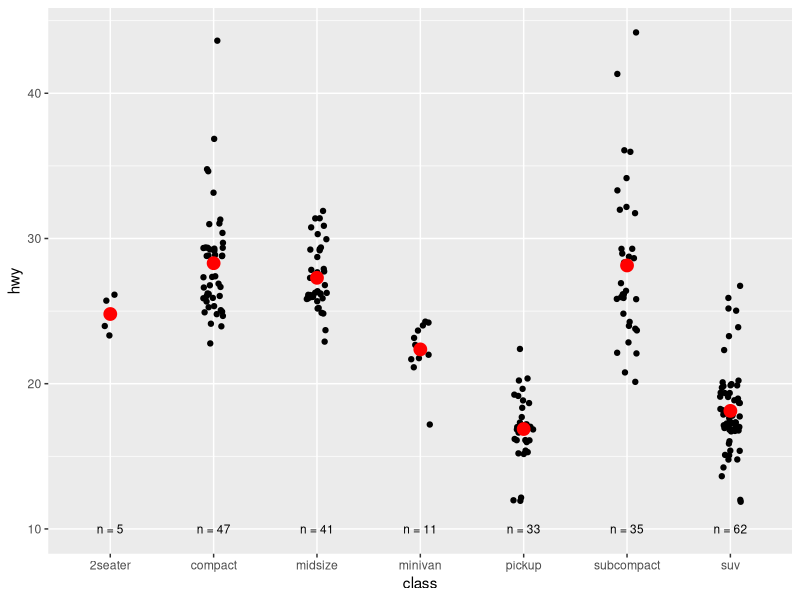
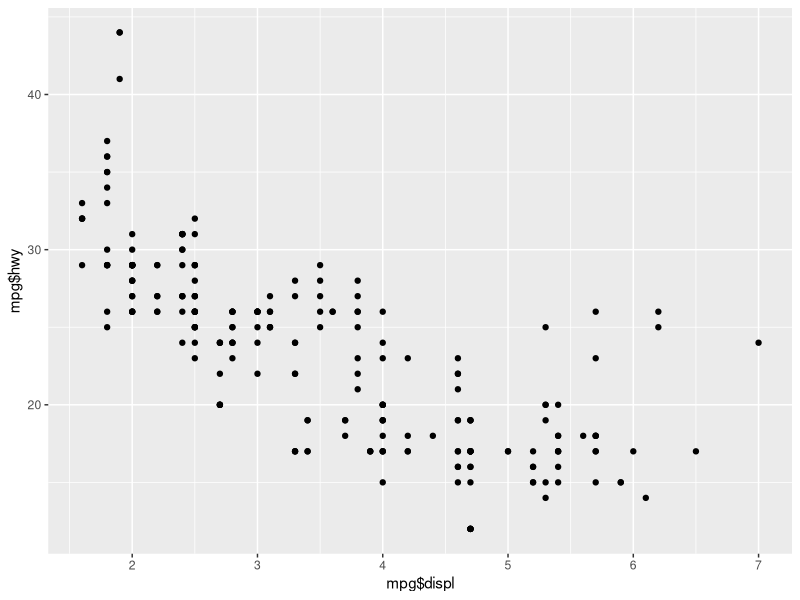
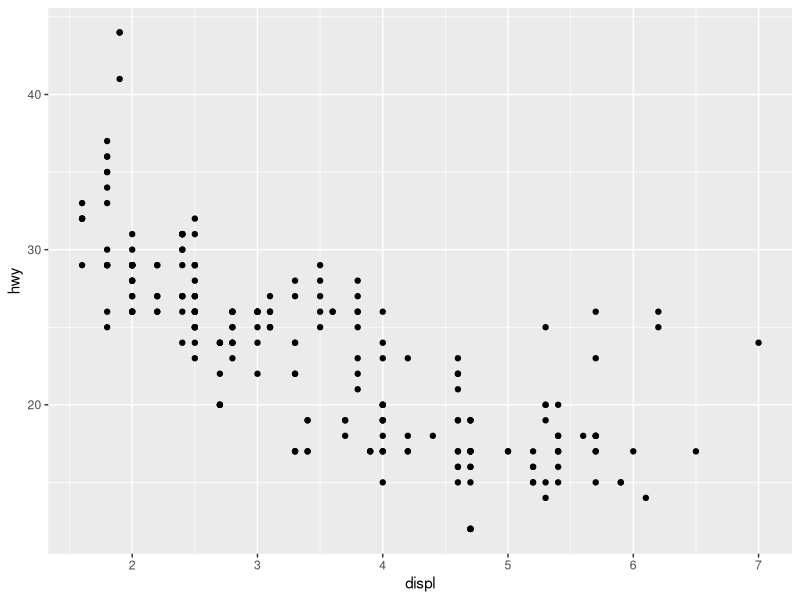
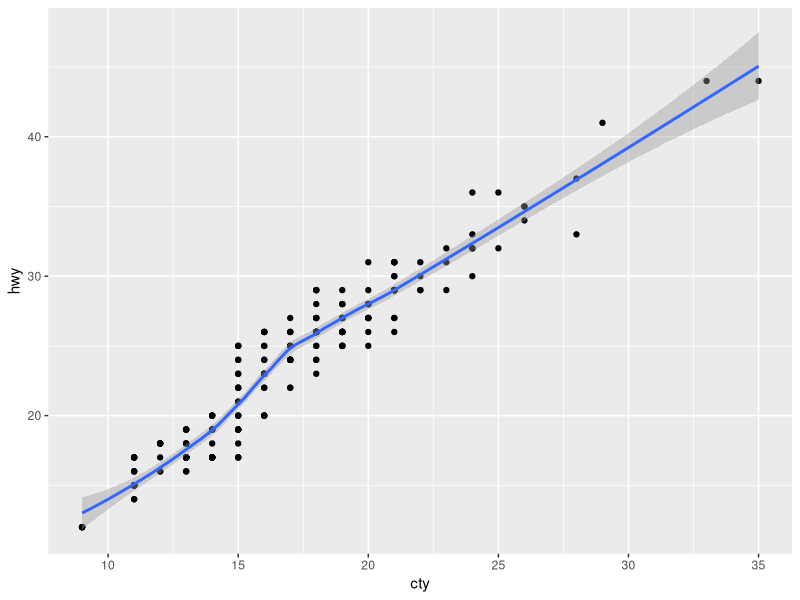
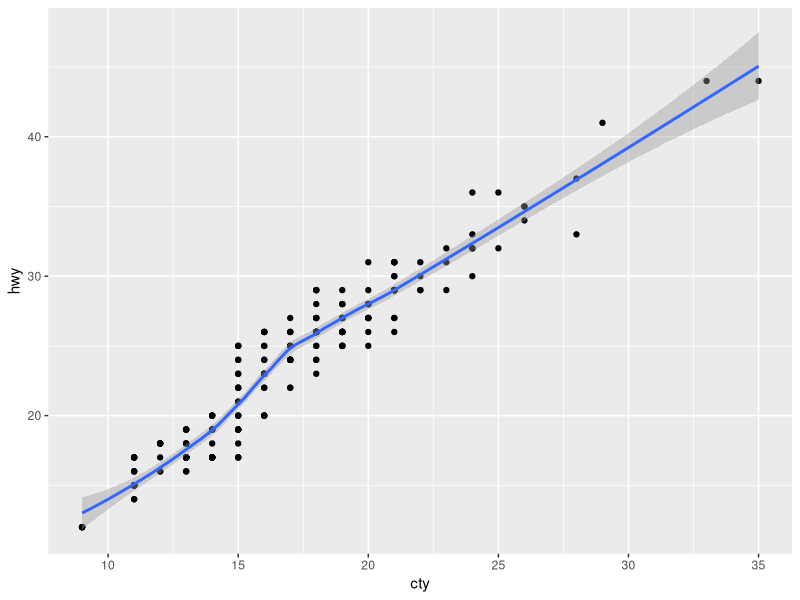
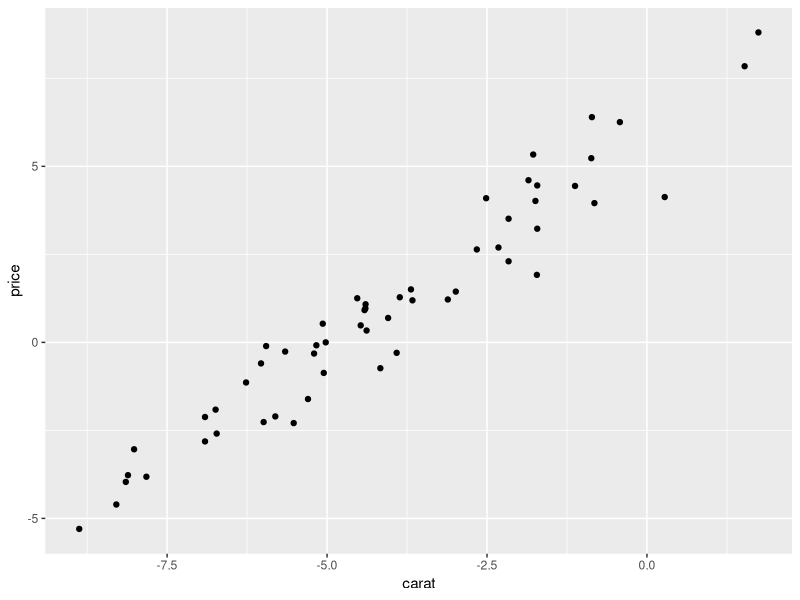
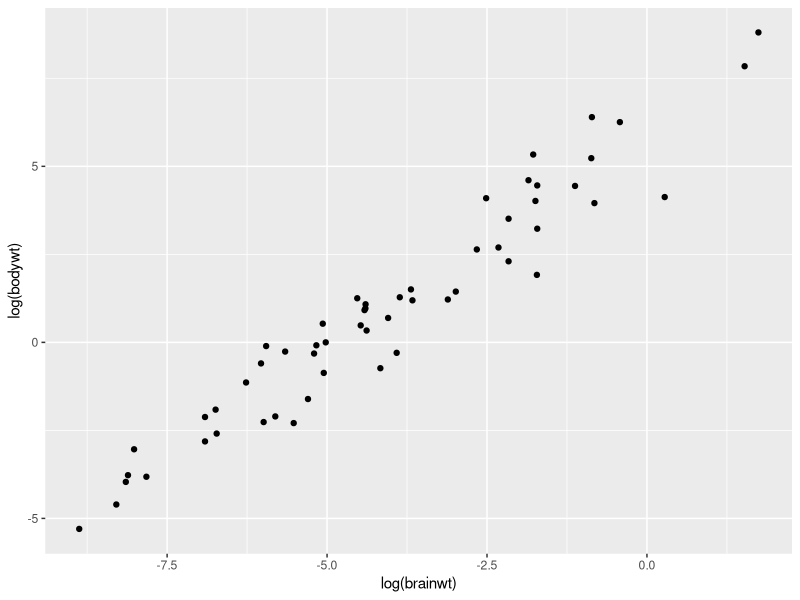
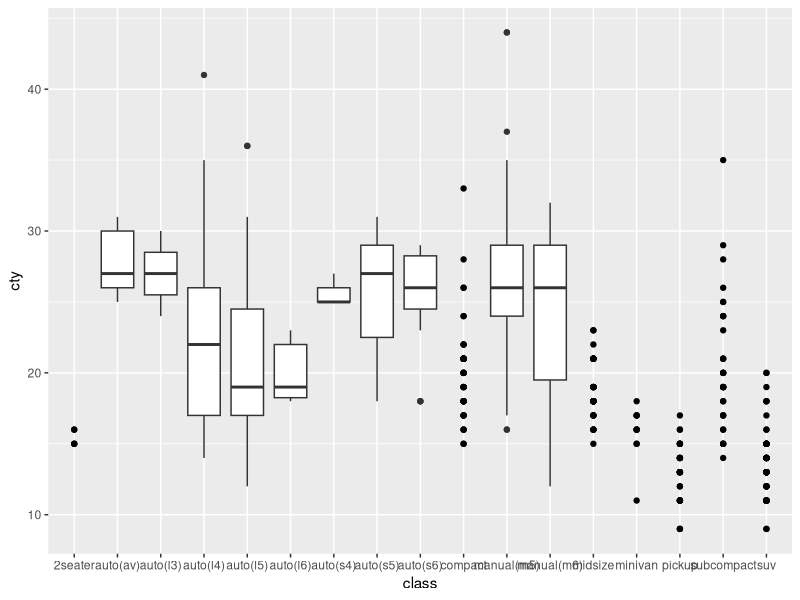

Reproduce these figures in R, in order.
## ---- chunk 1
knitr::opts_chunk$set(echo = TRUE)
require(tidyverse)
## ---- chunk 2
class = mpg %>% 
  group_by(class) %>% 
  summarize(n=n(), hwy=mean(hwy))

ggplot(mpg, aes(class, hwy)) +
  geom_jitter(width=0.1) +
  geom_point(data=class, aes(class, hwy), color="red", size=4) +
  geom_text(data=class, aes(class, 10, label=paste("n = ",n, sep="")), size=3)
## ---- chunk 3
# bad version
ggplot(mpg) +
  geom_point(aes(mpg$displ, mpg$hwy))

# better version
ggplot(mpg, aes(displ, hwy)) +
  geom_point()
## ---- chunk 4
# bad version
ggplot() +
  geom_point(mapping = aes(y = hwy, x = cty), data = mpg) +
  geom_smooth(data = mpg, mapping = aes(cty, hwy))

# better version
ggplot(mpg, aes(cty, hwy)) +
  geom_point() +
  geom_smooth()
## ---- chunk 5
# bad version
ggplot(diamonds, aes(carat, price)) +
  geom_point(aes(log(brainwt), log(bodywt)), data = msleep)

# better version
ggplot(msleep, aes(log(brainwt), log(bodywt))) +
  geom_point()
## ---- chunk 6
ggplot(mpg) +
  geom_point(aes(class, cty)) +
  geom_boxplot(aes(trans, hwy))
## ---- chunk 7
ggplot(mpg) +
  geom_point(aes(class, cty)) +
  geom_boxplot(aes(hwy, cty))
## ---- chunk 8
ggplot(mpg, aes(class, hwy)) +
  geom_jitter(width = 0.1) +
  geom_point(stat = "summary", fun.y = "mean", color="red", size=4)
## ---- chunk 9
mod <- loess(hwy ~ displ, data = mpg)
smoothed <- data.frame(displ = seq(1.6, 7, length = 50)) 
pred <- predict(mod, newdata = smoothed, se = TRUE) 
smoothed$hwy <- pred$fit
smoothed$hwy_lwr <- pred$fit - 1.96 * pred$se.fit 
smoothed$hwy_upr <- pred$fit + 1.96 * pred$se.fit

ggplot(smoothed, aes(displ)) +
  geom_line(aes(y=hwy)) +
  geom_ribbon(aes(displ, ymin=hwy_lwr, ymax=hwy_upr), alpha=0.3, fill="blue")
## ---- chunk 10
ggplot(mpg, aes(drv, trans)) +
  geom_count()
